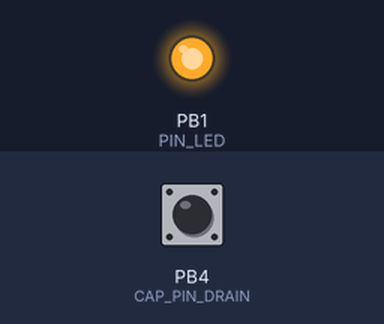
The sketch below on a simulated ATtiny85, built with avr-gcc and run on an emulated ATtiny85. On the bench: output pins drawn as LEDs (lit = HIGH). Inputs (shaded band) come from the test bench; at power-on: PB4 (CAP_PIN_DRAIN) HIGH. No radio packets arrive unless stated.

Above: at 1.2 s.
1.3 s: PB4 (CAP_PIN_DRAIN) pulled LOW for 0.15 s
At 1.8 s:
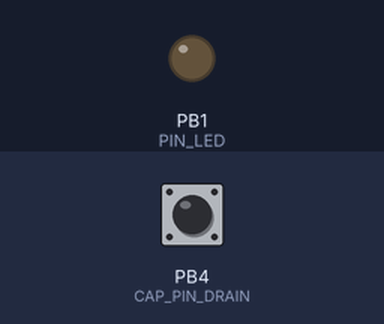
2.9 s: PB4 (CAP_PIN_DRAIN) pulled LOW for 1 s
At 4.4 s:
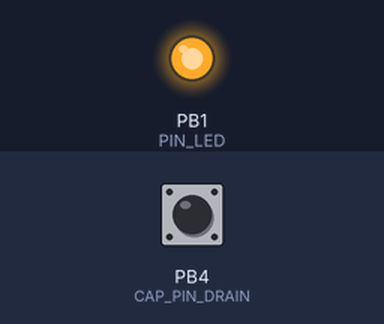
5.4 s: PB4 (CAP_PIN_DRAIN) pulled LOW for 3.2 s
At 6.1 s:
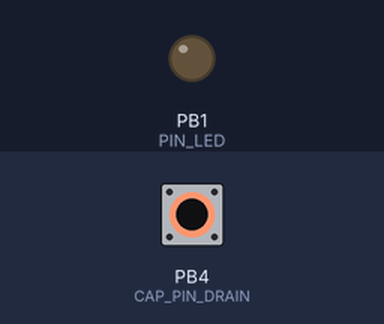
Timing chart, 0 to 8.4 s (numbered marks = the images above; inputs shaded):
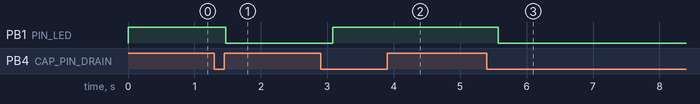

The sketch:

remote-switch-rf433.ino
```cpp
#include "Sender.h"
#include "Sensor.h"

//#define __SERIAL__
#define SERIAL_SPEED 115200

#ifdef __AVR_ATmega328P__
#define PIN_LED 13
#define PIN_RFT 3
#endif
#ifdef __AVR_ATtiny85__
#define PIN_LED 1
#define PIN_RFT 0
#endif

#define CAP_PIN_SRC   3
#define CAP_PIN_DRAIN 4
#define CAP_THRESHLD  200
#define CAP_CLICK_MS  100

#define RF_SPEED_BPS 984

#define MESSAGE_LEN 4
uint8_t CMD_ON [MESSAGE_LEN] = {"sa5"};
uint8_t CMD_OFF[MESSAGE_LEN] = {"xHM"};

Sender sender(PIN_RFT, RF_SPEED_BPS);
Sensor sensor(CAP_PIN_SRC, CAP_PIN_DRAIN, CAP_THRESHLD, CAP_CLICK_MS);

bool led_state = 1;

void setup() {
#ifdef __SERIAL__
  Serial.begin(SERIAL_SPEED);
  Serial.println("");
#endif
  pinMode(PIN_LED, OUTPUT);
  digitalWrite(PIN_LED,  led_state);

  // start RF module
  sender.start();
}

void loop() {
  int res = sensor.loop();

  if (res == 2) {
    if (led_state == 0) {
      led_state  = 1;
      sender.send((uint8_t *)CMD_ON, MESSAGE_LEN);
    } else if (led_state == 1) {
      led_state  = 0;
      sender.send((uint8_t *)CMD_OFF, MESSAGE_LEN);
    }
  } else if (res == 3) {
    if (led_state == 0) {
      sender.send((uint8_t *)CMD_OFF, MESSAGE_LEN);
    } else if (led_state == 1) {
      sender.send((uint8_t *)CMD_ON, MESSAGE_LEN);
    }
  }

  digitalWrite(PIN_LED,  led_state);
#ifdef __SERIAL__
  Serial.println(sensor.capacity);
#endif
}
```

Sender.cpp
```cpp
#include "Sender.h"
#include <VirtualWire.h>


Sender::Sender(uint8_t rftPin, uint16_t speed) {
  this->pin = rftPin;
  this->speed = speed;
  this->initialized = false;
}

void Sender::init() {
  vw_set_ptt_inverted(true);
  vw_set_tx_pin(pin);
  vw_setup(speed);
  this->initialized = true;
}

void Sender::start() {
  if (!this->initialized)
    this->init();
}

uint8_t Sender::send(uint8_t* buffer, uint8_t buflen) {
  vw_send(buffer, buflen);
  vw_wait_tx();
}
```

Sender.h
```cpp
#ifndef __SENDER_h__
#define __SENDER_h__

#include "Arduino.h"

class Sender
{
  public:
    Sender(uint8_t rftPin, uint16_t speed);

    void start();
    uint8_t send(uint8_t* buffer, uint8_t buflen);

protected:
      void init();

private:
      uint8_t pin;
      uint16_t speed;
      bool initialized;

};

#endif
```

Sensor.cpp
```cpp
#include "Sensor.h"

Sensor::Sensor(uint8_t srcPin, uint8_t drainPin, uint16_t treshold, uint16_t clickTime)
  : CapacitiveSensor(srcPin, drainPin) {
  this->treshold = treshold;
  this->clickTime = clickTime;
}

// 0 - no action detected
// 1 - button is touched less then click time
// 2 - button is touched and click is detected - will fire once
// 3 - button is touched, click already fired
uint8_t Sensor::loop() {
  capacity = this->capacitiveSensor(100);

  if (capacity > treshold) {
    // button is touched
    if (btn_state == 0) {
      btn_state = 1;
      btn_on_since = millis();
      return 1;
    } else if (btn_state == 1) {
      if (btn_clicked)
        return 3;
      else if (millis() > btn_on_since + clickTime) {
        btn_clicked = 1;
        return 2;
      } else {
        return 1;
      }
    }
  } else {
    // no touch detected
    btn_state = 0;
    btn_clicked = 0;
    return 0;
  }

}
```

Sensor.h
```cpp
#ifndef __SENSOR_h__
#define __SENSOR_h__

#include "Arduino.h"
#include <CapacitiveSensor.h>

class Sensor: public CapacitiveSensor
{
  public:
    Sensor(uint8_t srcPin, uint8_t drainPin, uint16_t treshold, uint16_t clickTime);
    uint8_t loop();

    uint16_t capacity = 0;
  private:
    uint8_t samples = 100;
    uint16_t treshold;
    uint16_t clickTime;

    bool btn_state = 0;
    bool btn_clicked = 0;
    unsigned long btn_on_since = 0;
};

#endif
```

Measured:
- after the input at 1.3 s, PB1 (PIN_LED): HIGH → LOW after 0.17 s
- after the input at 2.9 s, PB1 (PIN_LED): LOW → HIGH after 0.18 s
- after the input at 5.4 s, PB1 (PIN_LED): HIGH → LOW after 0.17 s
